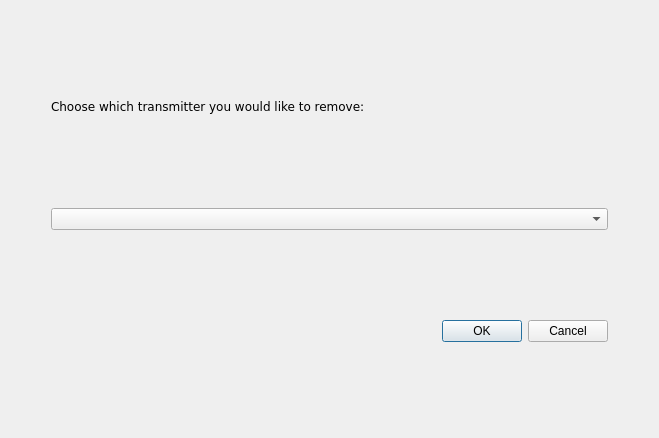
<?xml version="1.0" encoding="UTF-8"?>
<ui version="4.0">
 <class>RemoveTransmitter</class>
 <widget class="QDialog" name="RemoveTransmitter">
  <property name="geometry">
   <rect>
    <x>0</x>
    <y>0</y>
    <width>659</width>
    <height>438</height>
   </rect>
  </property>
  <property name="windowTitle">
   <string>RemoveTransmitter</string>
  </property>
  <layout class="QHBoxLayout" name="horizontalLayout">
   <item>
    <spacer name="horizontalSpacer">
     <property name="orientation">
      <enum>Qt::Horizontal</enum>
     </property>
     <property name="sizeType">
      <enum>QSizePolicy::Maximum</enum>
     </property>
     <property name="sizeHint" stdset="0">
      <size>
       <width>40</width>
       <height>20</height>
      </size>
     </property>
    </spacer>
   </item>
   <item>
    <layout class="QVBoxLayout" name="verticalLayout">
     <item>
      <widget class="QLabel" name="label">
       <property name="sizePolicy">
        <sizepolicy hsizetype="MinimumExpanding" vsizetype="MinimumExpanding">
         <horstretch>0</horstretch>
         <verstretch>0</verstretch>
        </sizepolicy>
       </property>
       <property name="font">
        <font>
         <family>DejaVu Sans</family>
         <pointsize>9</pointsize>
        </font>
       </property>
       <property name="text">
        <string>Choose which transmitter you would like to remove:</string>
       </property>
      </widget>
     </item>
     <item>
      <widget class="QComboBox" name="comboBox">
       <property name="sizePolicy">
        <sizepolicy hsizetype="Ignored" vsizetype="Fixed">
         <horstretch>0</horstretch>
         <verstretch>0</verstretch>
        </sizepolicy>
       </property>
      </widget>
     </item>
     <item>
      <widget class="QDialogButtonBox" name="buttonBox">
       <property name="sizePolicy">
        <sizepolicy hsizetype="MinimumExpanding" vsizetype="MinimumExpanding">
         <horstretch>0</horstretch>
         <verstretch>0</verstretch>
        </sizepolicy>
       </property>
       <property name="orientation">
        <enum>Qt::Horizontal</enum>
       </property>
       <property name="standardButtons">
        <set>QDialogButtonBox::Cancel|QDialogButtonBox::Ok</set>
       </property>
      </widget>
     </item>
    </layout>
   </item>
   <item>
    <spacer name="horizontalSpacer_2">
     <property name="orientation">
      <enum>Qt::Horizontal</enum>
     </property>
     <property name="sizeType">
      <enum>QSizePolicy::Maximum</enum>
     </property>
     <property name="sizeHint" stdset="0">
      <size>
       <width>40</width>
       <height>20</height>
      </size>
     </property>
    </spacer>
   </item>
  </layout>
 </widget>
 <resources/>
 <connections>
  <connection>
   <sender>buttonBox</sender>
   <signal>accepted()</signal>
   <receiver>RemoveTransmitter</receiver>
   <slot>accept()</slot>
   <hints>
    <hint type="sourcelabel">
     <x>248</x>
     <y>254</y>
    </hint>
    <hint type="destinationlabel">
     <x>157</x>
     <y>274</y>
    </hint>
   </hints>
  </connection>
  <connection>
   <sender>buttonBox</sender>
   <signal>rejected()</signal>
   <receiver>RemoveTransmitter</receiver>
   <slot>reject()</slot>
   <hints>
    <hint type="sourcelabel">
     <x>316</x>
     <y>260</y>
    </hint>
    <hint type="destinationlabel">
     <x>286</x>
     <y>274</y>
    </hint>
   </hints>
  </connection>
 </connections>
</ui>
